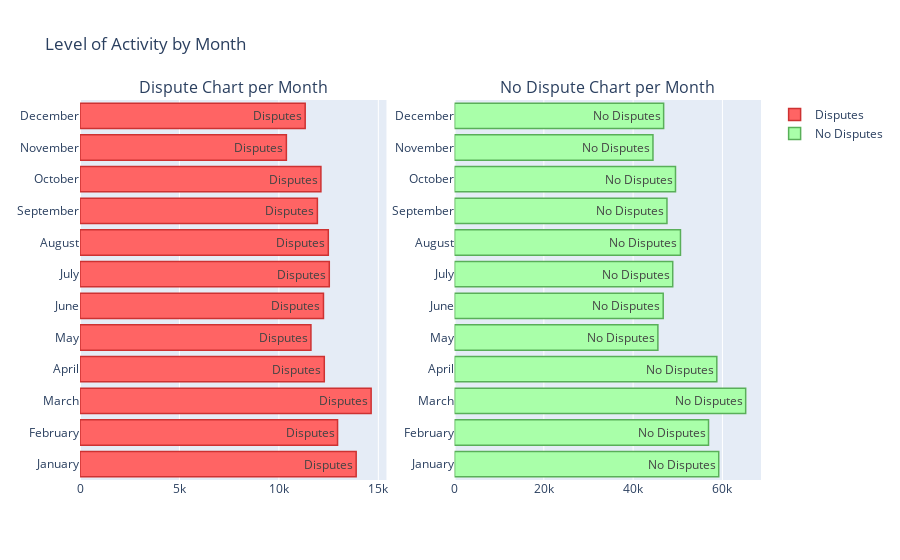

Notebook cell for this chart:
### Code cell
# Most active months
months = ['January', 'February', 'March', 'April', 'May', 'June', 'July', 'August', 'September',
         'October', 'November', 'December']
disputes_by_month = [dis_january, dis_february, dis_march, dis_april, dis_may, dis_june, dis_july, dis_august, dis_september,
                    dis_october, dis_november, dis_december]

nodisputes_by_month = [nodis_january, nodis_february, nodis_march, nodis_april, nodis_may, nodis_june, nodis_july, 
                       nodis_august, nodis_september, nodis_october, nodis_november, nodis_december]


disputes_chart = go.Bar(
    y=months,
    x=disputes_by_month,
    orientation='h',
    name='Disputes',
    text='Disputes',
    marker=dict(
        color='#FF6464',
    line=dict(
        color='#CD3232',
        width=1.5
    ))
)

nodisputes_chart = go.Bar(
    y=months,
    x=nodisputes_by_month,
    orientation='h',
    name='No Disputes',
    text='No Disputes',
    marker=dict(
        color='#A9FFA9',
    line=dict(
        color='#59AF59',
        width=1.5
    ))
)

fig = tls.make_subplots(rows=1, cols=2, specs=[[{}, {}]],
                          subplot_titles=('Dispute Chart per Month',
                                          'No Dispute Chart per Month'))

fig.append_trace(disputes_chart, 1, 1)
fig.append_trace(nodisputes_chart, 1, 2)

fig['layout'].update(showlegend=True, title="Level of Activity by Month")
iplot(fig)

### Figure 1 — Plotly figure (JSON) as saved in the notebook; plotly's stock layout.template omitted (floating-point values rounded to 4 significant figures)
{"data": [{"marker": {"color": "#FF6464", "line": {"color": "#CD3232", "width": 1.5}}, "name": "Disputes", "orientation": "h", "text": "Disputes", "type": "bar", "x": [13886, 12950, 14638, 12283, 11611, 12242, 12535, 12485, 11936, 12113, 10377, 11322], "xaxis": "x", "y": ["January", "February", "March", "April", "May", "June", "July", "August", "September", "October", "November", "December"], "yaxis": "y"}, {"marker": {"color": "#A9FFA9", "line": {"color": "#59AF59", "width": 1.5}}, "name": "No Disputes", "orientation": "h", "text": "No Disputes", "type": "bar", "x": [59175, 56887, 65210, 58744, 45546, 46736, 48871, 50606, 47579, 49491, 44443, 46835], "xaxis": "x2", "y": ["January", "February", "March", "April", "May", "June", "July", "August", "September", "October", "November", "December"], "yaxis": "y2"}], "layout": {"annotations": [{"font": {"size": 16}, "showarrow": false, "text": "Dispute Chart per Month", "x": 0.225, "xanchor": "center", "xref": "paper", "y": 1, "yanchor": "bottom", "yref": "paper"}, {"font": {"size": 16}, "showarrow": false, "text": "No Dispute Chart per Month", "x": 0.775, "xanchor": "center", "xref": "paper", "y": 1, "yanchor": "bottom", "yref": "paper"}], "showlegend": true, "title": {"text": "Level of Activity by Month"}, "xaxis": {"anchor": "y", "domain": [0, 0.45]}, "xaxis2": {"anchor": "y2", "domain": [0.55, 1]}, "yaxis": {"anchor": "x", "domain": [0, 1]}, "yaxis2": {"anchor": "x2", "domain": [0, 1]}}}
